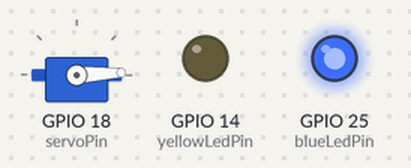
The sketch below on a simulated ESP32. Shown: servo, output pins drawn as LEDs (lit = HIGH).

Above: at 0.05 s.
At 0.7 s:
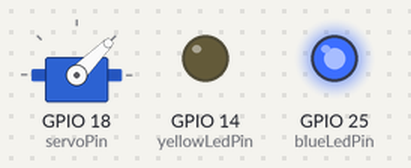
At 1.4 s:
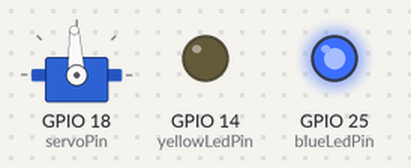
At 2.75 s:
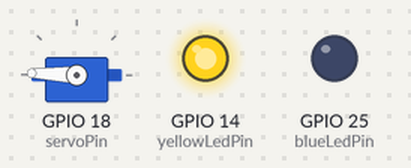
At 4.05 s:
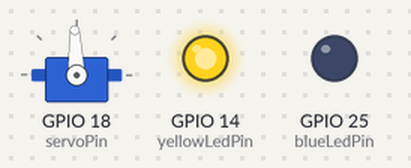
At 5.4 s:
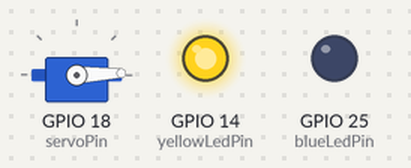
Timing chart, 0 to 7.1 s (numbered marks = the images above):
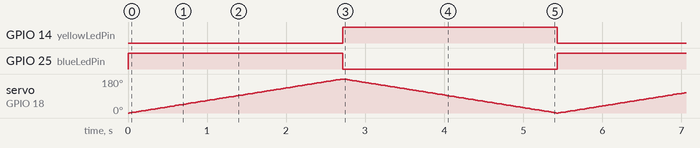

Measured:
- by itself, GPIO 14 (yellowLedPin), GPIO 25 (blueLedPin): alternates HIGH for 2.7 s and LOW for 2.7 s

The sketch:

esp32-servo.ino
```cpp
#include <ESP32Servo.h>

const int servoPin = 18;
const int yellowLedPin = 14;
const int blueLedPin = 25;

Servo servo;

void setup() {
  servo.attach(servoPin, 500, 2400);
  pinMode(yellowLedPin, OUTPUT);
  pinMode(blueLedPin, OUTPUT);
}

int pos = 0;

void loop() {
  // Turning servo to the right
  digitalWrite(yellowLedPin, LOW);
  digitalWrite(blueLedPin, HIGH);
  for (pos = 0; pos <= 180; pos += 1) {
    servo.write(pos);
    delay(15);
  }

  // Turning servo to the left
  digitalWrite(blueLedPin, LOW);
  digitalWrite(yellowLedPin, HIGH);
  for (pos = 180; pos >= 0; pos -= 1) {
    servo.write(pos);
    delay(15);
  }
}
```
